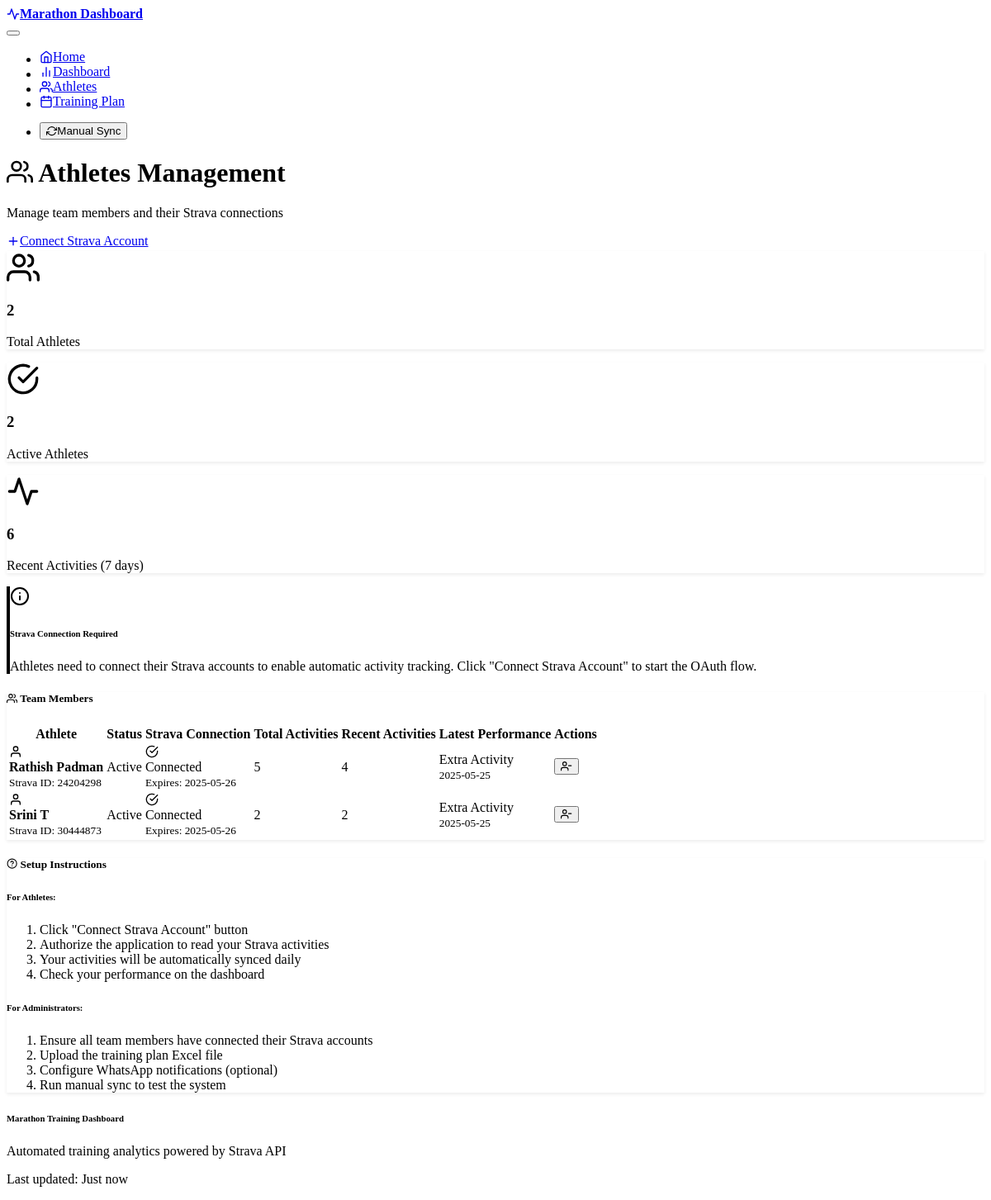
Page /athletes on the committed database.
### models.py (models this page shows)
class Athlete(db.Model):
    id = db.Column(db.Integer, primary_key=True)
    name = db.Column(db.String(100), nullable=False)
    strava_athlete_id = db.Column(db.Integer, unique=True, nullable=True)
    refresh_token = db.Column(db.String(255), nullable=True)
    access_token = db.Column(db.String(255), nullable=True)
    token_expires_at = db.Column(db.DateTime, nullable=True)
    is_active = db.Column(db.Boolean, default=True)
    created_at = db.Column(db.DateTime, default=datetime.utcnow)
    activities = db.relationship('Activity', backref='athlete', lazy=True)
    planned_workouts = db.relationship('PlannedWorkout',
                                       backref='athlete',
                                       lazy=True)
    daily_summaries = db.relationship('DailySummary',
                                      backref='athlete',
                                      lazy=True)

class DailySummary(db.Model):
    id = db.Column(db.Integer, primary_key=True)
    athlete_id = db.Column(db.Integer,
                           db.ForeignKey('athlete.id'),
                           nullable=False)
    summary_date = db.Column(db.DateTime, nullable=False)
    actual_distance_km = db.Column(db.Float, nullable=True)
    planned_distance_km = db.Column(db.Float, nullable=True)
    actual_pace_min_per_km = db.Column(db.Float, nullable=True)
    planned_pace_min_per_km = db.Column(db.Float, nullable=True)
    distance_variance_percent = db.Column(db.Float, nullable=True)
    pace_variance_percent = db.Column(db.Float, nullable=True)
    status = db.Column(db.String(50),
                       nullable=True)  # On Track, Under-performed, etc.
    notes = db.Column(db.Text, nullable=True)
    created_at = db.Column(db.DateTime, default=datetime.utcnow)
    __table_args__ = (
        UniqueConstraint('athlete_id', 'summary_date', name='uq_daily_summary_athlete_date'),
        db.Index('idx_daily_summary_date', 'summary_date'),
        db.Index('idx_daily_summary_athlete', 'athlete_id'),
        db.Index('idx_daily_summary_status', 'status')
    )
    __table_args__ = (UniqueConstraint('athlete_id', 'summary_date', name='uq_daily_summary_athlete_date'),)

### routes.py (the view)
@app.route('/athletes')
def athletes():
    try:
        athletes_list = db.session.query(Athlete).filter(
            Athlete.refresh_token.isnot(None)
        ).order_by(Athlete.name).distinct().all()
        athlete_stats = []
        for athlete in athletes_list:
            total_activities = db.session.query(
                func.count(distinct(
                    Activity.id))).filter_by(athlete_id=athlete.id).scalar()
            week_ago = datetime.now() - timedelta(days=7)
            recent_activities = db.session.query(
                func.count(distinct(Activity.id))).filter(
                    Activity.athlete_id == athlete.id, Activity.start_date
                    >= week_ago).scalar()
            latest_summary = db.session.query(DailySummary).filter_by(
                athlete_id=athlete.id).order_by(
                    DailySummary.summary_date.desc()).first()
            athlete_stats.append({
                'athlete': athlete,
                'total_activities': total_activities or 0,  # Handle None case
                'recent_activities': recent_activities or 0,
                'latest_summary': latest_summary
            })
        return render_template('athletes.html', athlete_stats=athlete_stats)
    except Exception as e:
        logger.error(f"Error loading athletes page: {e}")
        flash(f"Error loading athletes: {e}", "error")
        return redirect(url_for('index'))

### templates/athletes.html (shortened to what this page needs)
{% extends "base.html" %}
{% block content %}
<div class="container">
    <div class="row mb-4">
        <div class="col-lg-8">
            <h1 class="display-5">
                <i data-feather="users" class="me-3"></i>
                Athletes Management
            </h1>
            <p class="lead">
                Manage team members and their Strava connections
            </p>
        </div>
        <div class="col-lg-4 text-lg-end">
            <a href="{{ url_for('strava_auth') }}" class="btn btn-primary">
                <i data-feather="plus" class="me-2"></i>
                Connect Strava Account
            </a>
        </div>
    </div>
    <div class="row mb-4">
        <div class="col-md-4 mb-3">
            <div class="card bg-primary text-white">
                <div class="card-body text-center">
                    <i data-feather="users" class="mb-2" style="width: 2.5rem; height: 2.5rem;"></i>
                    <h3 class="card-title">{{ athlete_stats|length }}</h3>
                    <p class="card-text">Total Athletes</p>
                </div>
            </div>
        </div>
        <div class="col-md-4 mb-3">
            <div class="card bg-success text-white">
                <div class="card-body text-center">
                    <i data-feather="check-circle" class="mb-2" style="width: 2.5rem; height: 2.5rem;"></i>
                    <h3 class="card-title">{{ athlete_stats|selectattr('athlete.is_active')|list|length }}</h3>
                    <p class="card-text">Active Athletes</p>
                </div>
            </div>
        </div>
        <div class="col-md-4 mb-3">
            <div class="card bg-info text-white">
                <div class="card-body text-center">
                    <i data-feather="activity" class="mb-2" style="width: 2.5rem; height: 2.5rem;"></i>
                    <h3 class="card-title">{{ athlete_stats|sum(attribute='recent_activities') }}</h3>
                    <p class="card-text">Recent Activities (7 days)</p>
                </div>
            </div>
        </div>
    </div>
    <div class="row mb-4">
        <div class="col-12">
            <div class="alert alert-info">
                <div class="d-flex align-items-center">
                    <i data-feather="info" class="me-3" style="width: 1.5rem; height: 1.5rem;"></i>
                    <div>
                        <h6 class="alert-heading mb-1">Strava Connection Required</h6>
                        <p class="mb-0">
                            Athletes need to connect their Strava accounts to enable automatic activity tracking.
                            Click "Connect Strava Account" to start the OAuth flow.
                        </p>
                    </div>
                </div>
            </div>
        </div>
    </div>
    {% if athlete_stats %}
    <div class="row">
        <div class="col-12">
            <div class="card">
                <div class="card-header">
                    <h5 class="card-title mb-0">
                        <i data-feather="users" class="me-2"></i>
                        Team Members
                    </h5>
                </div>
                <div class="card-body">
                    <div class="table-responsive">
                        <table class="table table-hover">
                            <thead>
                                <tr>
                                    <th>Athlete</th>
                                    <th>Status</th>
                                    <th>Strava Connection</th>
                                    <th>Total Activities</th>
                                    <th>Recent Activities</th>
                                    <th>Latest Performance</th>
                                    <th>Actions</th>
                                </tr>
                            </thead>
                            <tbody>
                                {% for stat in athlete_stats %}
                                <tr>
                                    <td>
                                        <div class="d-flex align-items-center">
                                            <div class="me-3">
                                                {% if stat.athlete.is_active %}
                                                    <i data-feather="user" class="text-success"></i>
                                                {% else %}
                                                    <i data-feather="user-x" class="text-muted"></i>
                                                {% endif %}
                                            </div>
                                            <div>
                                                <strong>{{ stat.athlete.name }}</strong>
                                                {% if stat.athlete.strava_athlete_id %}
                                                    <br><small class="text-muted">Strava ID: {{ stat.athlete.strava_athlete_id }}</small>
                                                {% endif %}
                                            </div>
                                        </div>
                                    </td>
                                    <td>
                                        {% if stat.athlete.is_active %}
                                            <span class="badge bg-success">Active</span>
                                        {% else %}
                                            <span class="badge bg-secondary">Inactive</span>
                                        {% endif %}
                                    </td>
                                    <td>
                                        {% if stat.athlete.refresh_token %}
                                            <div class="d-flex align-items-center">
                                                <i data-feather="check-circle" class="text-success me-2"></i>
                                                <div>
                                                    <span class="text-success">Connected</span>
                                                    {% if stat.athlete.token_expires_at %}
                                                        <br><small class="text-muted">
                                                            Expires: {{ stat.athlete.token_expires_at.strftime('%Y-%m-%d') }}
                                                        </small>
                                                    {% endif %}
                                                </div>
                                            </div>
                                        {% else %}
                                            <div class="d-flex align-items-center">
                                                <i data-feather="x-circle" class="text-danger me-2"></i>
                                                <span class="text-danger">Not Connected</span>
                                            </div>
                                        {% endif %}
                                    </td>
                                    <td>
                                        <span class="badge bg-outline-primary">{{ stat.total_activities }}</span>
                                    </td>
                                    <td>
                                        {% if stat.recent_activities > 0 %}
                                            <span class="badge bg-success">{{ stat.recent_activities }}</span>
                                        {% else %}
                                            <span class="badge bg-outline-secondary">0</span>
                                        {% endif %}
                                    </td>
                                    <td>
                                        {% if stat.latest_summary %}
                                            <div>
                                                {% if stat.latest_summary.status == 'On Track' %}
                                                    <span class="badge bg-success">{{ stat.latest_summary.status }}</span>
                                                {% elif stat.latest_summary.status == 'Over-performed' %}
                                                    <span class="badge bg-info">{{ stat.latest_summary.status }}</span>
                                                {% elif stat.latest_summary.status == 'Under-performed' %}
                                                    <span class="badge bg-warning">{{ stat.latest_summary.status }}</span>
                                                {% elif stat.latest_summary.status == 'Missed Workout' %}
                                                    <span class="badge bg-danger">{{ stat.latest_summary.status }}</span>
                                                {% else %}
                                                    <span class="badge bg-secondary">{{ stat.latest_summary.status or 'Unknown' }}</span>
                                                {% endif %}
                                                <br><small class="text-muted">
                                                    {{ stat.latest_summary.summary_date.strftime('%Y-%m-%d') }}
                                                </small>
                                            </div>
                                        {% else %}
                                            <span class="text-muted">No data</span>
                                        {% endif %}
                                    </td>
                                    <td>
                                        <div class="btn-group btn-group-sm">
                                            <button class="btn btn-outline-secondary"
                                                    onclick="toggleAthlete({{ stat.athlete.id }})"
                                                    title="{% if stat.athlete.is_active %}Deactivate{% else %}Activate{% endif %} athlete">
                                                {% if stat.athlete.is_active %}
                                                    <i data-feather="user-minus"></i>
                                                {% else %}
                                                    <i data-feather="user-plus"></i>
                                                {% endif %}
                                            </button>
                                        </div>
                                    </td>
                                </tr>
                                {% endfor %}
                            </tbody>
                        </table>
                    </div>
                </div>
            </div>
        </div>
    </div>
    {% endif %}
    <div class="row mt-4">
        <div class="col-12">
            <div class="card">
                <div class="card-header">
                    <h5 class="card-title mb-0">
                        <i data-feather="help-circle" class="me-2"></i>
                        Setup Instructions
                    </h5>
                </div>
                <div class="card-body">
                    <div class="row">
                        <div class="col-md-6">
                            <h6>For Athletes:</h6>
                            <ol class="small">
                                <li>Click "Connect Strava Account" button</li>
                                <li>Authorize the application to read your Strava activities</li>
                                <li>Your activities will be automatically synced daily</li>
                                <li>Check your performance on the dashboard</li>
                            </ol>
                        </div>
                        <div class="col-md-6">
                            <h6>For Administrators:</h6>
                            <ol class="small">
                                <li>Ensure all team members have connected their Strava accounts</li>
                                <li>Upload the training plan Excel file</li>
                                <li>Configure WhatsApp notifications (optional)</li>
                                <li>Run manual sync to test the system</li>
                            </ol>
                        </div>
                    </div>
                </div>
            </div>
        </div>
    </div>
</div>
{% endblock %}

### rows in the picture
Athlete: is_active True (drawn), athlete.name "Rathish Padman", athlete.strava_athlete_id "24204298", athlete.token_expires_at "2025-05-26"
DailySummary: latest_summary "Extra Activity", latest_summary.summary_date "2025-05-25"
Athlete: is_active True (drawn), athlete.name "Srini T", athlete.strava_athlete_id "30444873", athlete.token_expires_at "2025-05-26"
DailySummary: latest_summary "Extra Activity", latest_summary.summary_date "2025-05-25"

### other values in the picture
{{ athlete_stats|length }} "2"
{{ athlete_stats|selectattr('athlete.is_active')|list|length }} "2"
{{ athlete_stats|sum(attribute='recent_activities') }} "6"
{{ stat.total_activities }} "5" "2"
{{ stat.recent_activities }} "4" "2"
